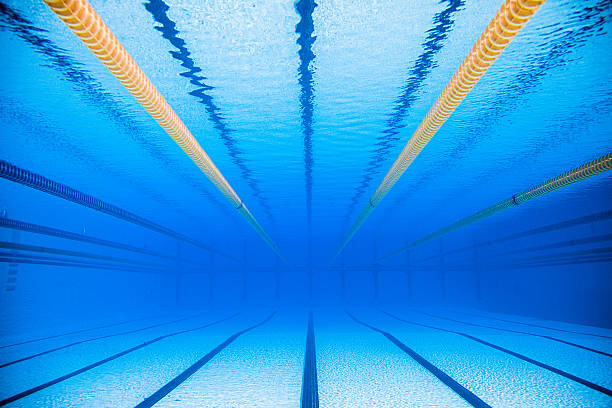
#> input picture image.jpg, 612 x 408 px
$ python lane_detection.py
#> lines starting #> are read from the running program, lines starting #| are printed output that depends on the picture; after the words box and inside, x2 and y2 are one past the last pixel; in counts of white or black regions, pixels touching at a corner belong together
import cv2
import numpy as np
import matplotlib.pyplot as plt

def detect_lines(img, threshold1 = 50, threshold2 = 150, aperatureSize = 3, minLineLength = 100, maxLineGap = 10):
    gray = cv2.cvtColor(img,cv2.COLOR_BGR2GRAY)
    edges = cv2.Canny(gray, threshold1, threshold2, aperatureSize) # detect edges
    lines = cv2.HoughLinesP(
                    edges,
                    1,
                    np.pi/180,
                    100,
                    minLineLength,
                    maxLineGap,
            ) # detect lines

    return lines

def draw_lines(img,lines, color = (0,255,0)):
    for line in lines:
        x1, y1, x2, y2 = line[0]
        cv2.line(img, (x1, y1), (x2, y2), (0, 255, 0), 2)
    plt.imshow(img)

def get_slopes_intercepts(lines):
    slopes = []
    intercepts = []
    for line in lines:
        x1,y1,x2,y2 = line[0]
        slope = (y2-y1)/(x2-x1)
        inverse_slope = (x2-x1)/(y2-y1)
        intercept = x1 - y1*inverse_slope
        slopes.append(slope)
        intercepts.append(intercept)
    return slopes, intercepts

def detect_lanes(lines):
    pass

def draw_lanes(img, lanes):
    pass

img = cv2.imread("image.jpg")
#> img is the input picture: shape (408, 612, 3); mean B, G, R 227.9, 151.3, 46
lines = detect_lines(img)
#> in detect_lines, `gray = cv2.cvtColor(img,cv2.COLOR_BGR2GRAY)`:
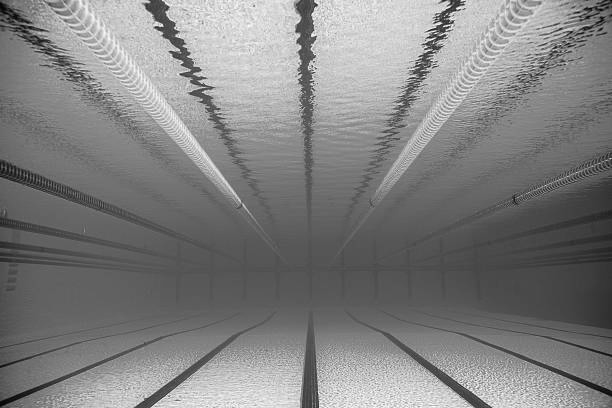
#> gray: shape (408, 612); min 3, max 254, mean 128.5
#> in detect_lines, `edges = cv2.Canny(gray, threshold1, threshold2, aperatureSize)`:
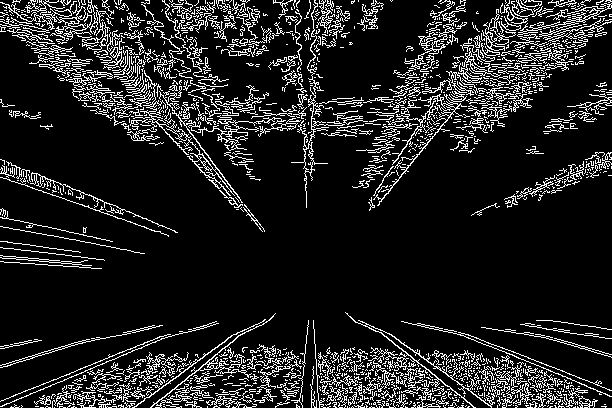
#> edges: shape (408, 612); 13.2% white in thin lines or dots
#> in detect_lines, `lines = cv2.HoughLinesP( edges, 1, np.pi/180, 100, minLineLength, maxL..`: lines = 47 rows, first 6: [208, 157, 235, 192], [83, 407, 95, 407], [42, 191, 61, 197], [98, 404, 110, 404], [83, 392, 95, 392], [214, 178, 226, 190]
draw_lines(img,lines)
#> the loop in draw_lines, `for line in lines:` made 47 passes
#> (x1, y1, x2, y2) on passes 1 to 12: (208, 157, 235, 192), (83, 407, 95, 407), (42, 191, 61, 197), (98, 404, 110, 404), (83, 392, 95, 392), (214, 178, 226, 190), (169, 136, 187, 154), (289, 121, 299, 121), (62, 18, 72, 18), (489, 107, 501, 107), (131, 120, 141, 120), (428, 406, 440, 406)
#> after the loop in draw_lines, `for line in lines:`:
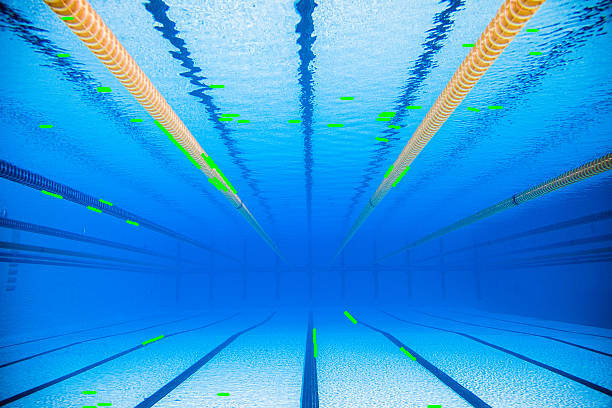
#> img: shape (408, 612, 3); 0.89% of pixels changed, all inside (x1, y1, x2, y2) = (39, 17, 542, 408)
